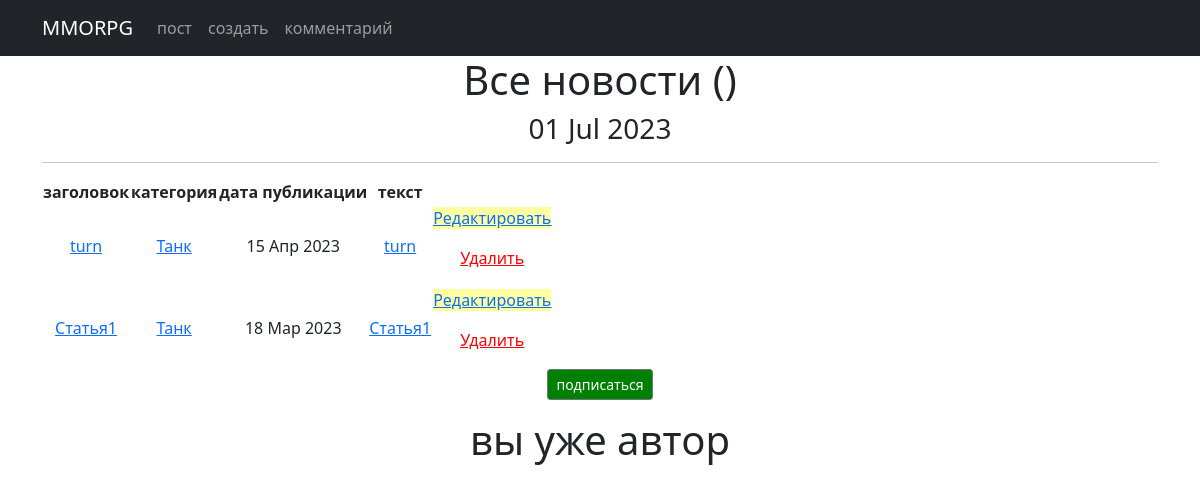
Page /news/categories/13 on the committed database.
### news/models.py (models this page shows, shortened)
class Post(models.Model):
    author_post = models.ForeignKey(Author, on_delete=models.CASCADE)
    post_news = models.CharField(max_length=2)
    date_in = models.DateTimeField(auto_now_add=True)
    category = models.ManyToManyField(Category, through='PostCategory')
    title = models.CharField(max_length=50)
    text = RichTextField()
    video_count = models.PositiveIntegerField(default=0)
    image_count = models.PositiveIntegerField(default=0)
    max_video_count = 1
    max_image_count = 3

class Category(models.Model):
    tank = 'TN'
    healer = 'HL'
    damager = 'DD'
    guild_master = 'GM'
    quest_giver = 'KG'
    smith = 'KZ'
    tanner = 'KV'
    potion_maker = 'ZV'
    spell_master = 'MZ'
    TEMATIC = [
        (tank, 'Танк'),
        (healer, 'Хил'),
        (damager, 'ДД'),
        (guild_master, 'Гилдмастер'),
        (quest_giver, 'Квестгивер'),
        (smith, 'Кузнец'),
        (tanner, 'Кожевник'),
        (potion_maker, 'Зельевар'),
        (spell_master, 'Мастер заклинаний'),
    ]
    tematic = models.CharField(max_length=2, choices=TEMATIC, unique=True)
    subscribers = models.ManyToManyField(User, blank=True, related_name='categories')
    def __str__(self):
        return self.get_tematic_display()

### news/views.py (the view)
# urls.py: path('categories/<int:pk>', CategoryListView.as_view(), name='category_list'),
class CategoryListView(ListView):
    model = Post
    template_name = 'category_list.html'
    context_object_name = 'category_news_list'
    def get_queryset(self):
        self.category = get_object_or_404(Category, id=self.kwargs['pk'])
        queryset = Post.objects.filter(category=self.category).order_by('-date_in')
        return queryset
    def get_context_data(self, **kwargs):
        context = super().get_context_data(**kwargs)
        context['is_not_subscriber'] = self.request.user not in self.category.subscribers.all()
        context['category'] = self.category
        return context

### news/templatetags/censor.py (called while the page is built)
@register.filter()
def censor(value):
    for words in censored_words:
        if words in value:
            censor_words = f"p{''.join(['*' for words in range(len(words))])}"
            value = value.replace(words, censor_words)
    return value

### news/templatetags/custom_tags.py (called while the page is built)
@register.simple_tag()
def current_time(format_string='%d %b %Y'):
    return datetime.utcnow().strftime(format_string)

### templates/category_list.html (shortened to what this page needs)
<!DOCTYPE html>
<html lang="en">
<head>
    <title>{% extends 'flatpages/default.html' %}</title>
{% load censor %}
{% load custom_tags %}
{% block content %}
<body>
<h1>Все новости ({{ post_news.count}})</h1>
<h3>{% current_time '%d %b %Y' %}</h3>
<hr>
{% if category_news_list %}
<tr>
    <table>
        <thead>
        <tr>
            <th>
                заголовок
            </th>
            <th>
                категория
            </th>
            <th>
                дата публикации
            </th>
            <th>
                текст
            </th>
        </tr>
        {% for post in category_news_list %}
        <tr>
            <td>
            <a href="{% url 'post_detail' post.id %}">{{ post.title }}</a>
        </td>
            <td>
            {% for category in post.category.all %}
                <a href="{% url 'category_list' category.id %}">{{ category }}</a>
            {% endfor %}
            </td>
            <td>{{ post.date_in|date:'d M Y'}}</td>
        <td><a href="{% url 'post_detail' post.id %}">{{ post.title|censor|truncatechars:20}}</a></td>
        <td>
                <p class="text-center"><a href="{% url 'post_edit' post.id %}"style="background-color:#ffffa1" ><u>Редактировать</u></a></p>
                <p class="text-center"><a href="{% url 'post_delete' post.id %}"style="color:red"><u> Удалить </u></a></p>
        </td>
        </tr>
        {% endfor %}
        </thead>
    </table>
{% if is_not_subscriber %}
    <p class="text-center"><a href="{% url 'subscribe' category.id %}"style="background-color:green" class="btn btn-secondary btn-sm">подписаться</a></p>
{% else %}
    <p class="text-center"><a href="{% url 'unsubscribe' category.id %}"style="background-color:red" class="btn btn-secondary btn-sm">отписка</a></p>
    {% endif %}
{% if is_not_author %}
<button> <a href="{% url 'upgrade' %}"> стать автором!</a> </button>
{% else %}
<h1>вы уже автор</h1>
{% endif %}
</tr>
{% else %}
    <h2>новостей нет!</h2>
{% endif %}
{% endblock content %}

### templates/flatpages/default.html (shortened to what this page needs)
        {% load static %}
        {% load censor %}
        {% load custom_tags %}
        <link href="{% static 'css/styles.css' %}" rel="stylesheet" />
    </head>
    <body>
        <nav class="navbar navbar-expand-lg navbar-dark bg-dark static-top">
            <div class="container">
                <a class="navbar-brand" href="#">MMORPG</a>
                <div class="collapse navbar-collapse" id="navbarResponsive">
                    <ul class="navbar-nav ml-auto">
                        <li class="nav-item">
                            <a class="nav-link" href="/news/">пост</a>
                        </li>
                        <li class="nav-item">
                            <a class="nav-link" href="/news/create/">создать</a>
                        </li>
                        <li class="nav-item">
                            <a class="nav-link" href="/news/reply/">комментарий</a>
                        </li>
                    </ul>
                </div>
            </div>
        </nav>
        <div class="container">
            <div class="row">
                <div class="col-lg-12 text-center">
                    {% block content %}{% endblock content %}
                </div>
            </div>
        </div>
    </body>
</html>

### rows in the picture
Post: title "turn", date_in "15 Апр 2023", title|censor "turn"
Category: tematic "Танк"
Post: title "Статья1", date_in "18 Мар 2023", title|censor "Статья1"
